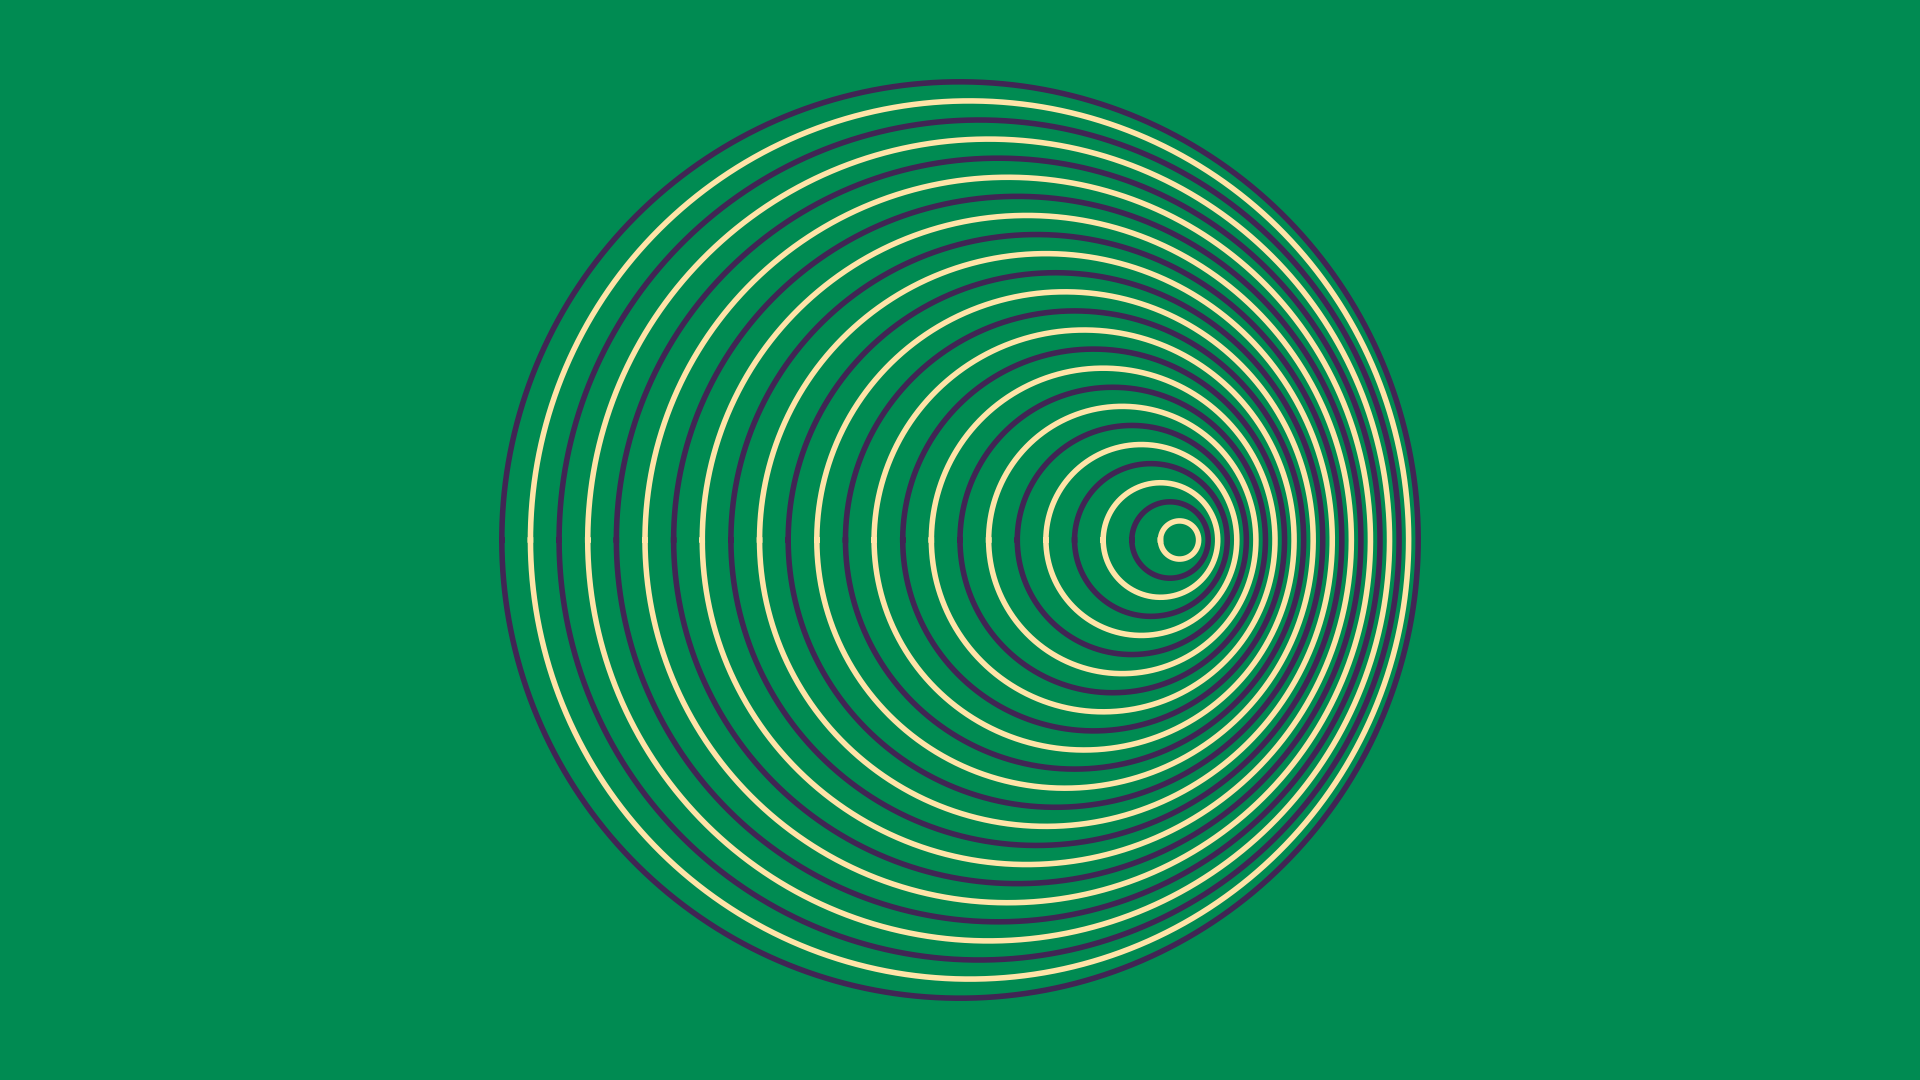

Here is the Python script that generated this plot:
from pathlib import Path

import numpy as np

from template_plt import plt


def main() -> None:
    fp: Path = Path(__file__).resolve().with_suffix(".png")
    c0: str = "#008B52"
    c1: str = "#412554"
    c2: str = "#FFE4A8"
    fig: plt.Figure
    ax: plt.Axes
    fig, ax = plt.subplots()
    t: np.ndarray = np.linspace(-np.pi, np.pi, 1+10000, endpoint=True)
    c: np.ndarray = np.cos(t)
    s: np.ndarray = np.sin(t)
    v0: float = 32
    v1: float = 16
    n: int = 24
    col: list[str] = [c1, c2]
    for i in range(n):
        r: float = (n-i)*v0
        ax.plot(r*c+i*v1, r*s, color=col[i%2], linewidth=4)
    ax.axis("off")
    ax.set_aspect("equal")
    ax.set_facecolor(c0)
    fig.set_facecolor(c0)
    fig.tight_layout()
    fig.savefig(fp, facecolor=fig.get_facecolor())
    plt.cla()
    plt.clf()
    plt.close(fig)
    return None


if __name__ == "__main__":
    main()
